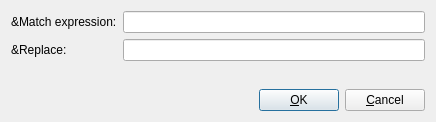
<?xml version="1.0" encoding="UTF-8"?>
<ui version="4.0" stdsetdef="1">
  <author></author>
  <comment></comment>
  <exportmacro></exportmacro>
  <class>NumberConversionForm</class>
  <widget class="QDialog" name="NumberConversionForm">
    <property name="geometry">
      <rect>
        <x>0</x>
        <y>0</y>
        <width>436</width>
        <height>122</height>
      </rect>
    </property>
    <property name="windowTitle">
      <string>Twinkle - Number conversion</string>
    </property>
    <layout class="QVBoxLayout">
      <item>
        <layout class="QGridLayout">
          <item row="0" column="0">
            <widget class="QLabel" name="exprTextLabel">
              <property name="text">
                <string>&amp;Match expression:</string>
              </property>
              <property name="buddy" stdset="0">
                <cstring>exprLineEdit</cstring>
              </property>
              <property name="wordWrap">
                <bool>false</bool>
              </property>
            </widget>
          </item>
          <item row="1" column="0">
            <widget class="QLabel" name="replaceTextLabel">
              <property name="text">
                <string>&amp;Replace:</string>
              </property>
              <property name="buddy" stdset="0">
                <cstring>replaceLineEdit</cstring>
              </property>
              <property name="wordWrap">
                <bool>false</bool>
              </property>
            </widget>
          </item>
          <item row="1" column="1">
            <widget class="QLineEdit" name="replaceLineEdit">
              <property name="whatsThis" stdset="0">
                <string>Perl style format string for the replacement number.</string>
              </property>
            </widget>
          </item>
          <item row="0" column="1">
            <widget class="QLineEdit" name="exprLineEdit">
              <property name="whatsThis" stdset="0">
                <string>Perl style regular expression matching the number format you want to modify.</string>
              </property>
            </widget>
          </item>
        </layout>
      </item>
      <item>
        <spacer name="spacer62">
          <property name="sizeHint">
            <size>
              <width>20</width>
              <height>20</height>
            </size>
          </property>
          <property name="sizeType">
            <enum>QSizePolicy::Expanding</enum>
          </property>
          <property name="orientation">
            <enum>Qt::Vertical</enum>
          </property>
        </spacer>
      </item>
      <item>
        <layout class="QHBoxLayout">
          <item>
            <spacer name="spacer61">
              <property name="sizeHint">
                <size>
                  <width>71</width>
                  <height>20</height>
                </size>
              </property>
              <property name="sizeType">
                <enum>QSizePolicy::Expanding</enum>
              </property>
              <property name="orientation">
                <enum>Qt::Horizontal</enum>
              </property>
            </spacer>
          </item>
          <item>
            <widget class="QPushButton" name="okPushButton">
              <property name="text">
                <string>&amp;OK</string>
              </property>
              <property name="shortcut">
                <string>Alt+O</string>
              </property>
            </widget>
          </item>
          <item>
            <widget class="QPushButton" name="cancelPushButton">
              <property name="text">
                <string>&amp;Cancel</string>
              </property>
              <property name="shortcut">
                <string>Alt+C</string>
              </property>
            </widget>
          </item>
        </layout>
      </item>
    </layout>
  </widget>
  <layoutdefault spacing="6" margin="11"/>
  <tabstops>
    <tabstop>exprLineEdit</tabstop>
    <tabstop>replaceLineEdit</tabstop>
    <tabstop>okPushButton</tabstop>
    <tabstop>cancelPushButton</tabstop>
  </tabstops>
  <connections>
    <connection>
      <sender>cancelPushButton</sender>
      <signal>clicked()</signal>
      <receiver>NumberConversionForm</receiver>
      <slot>reject()</slot>
    </connection>
    <connection>
      <sender>okPushButton</sender>
      <signal>clicked()</signal>
      <receiver>NumberConversionForm</receiver>
      <slot>validate()</slot>
    </connection>
  </connections>
</ui>
